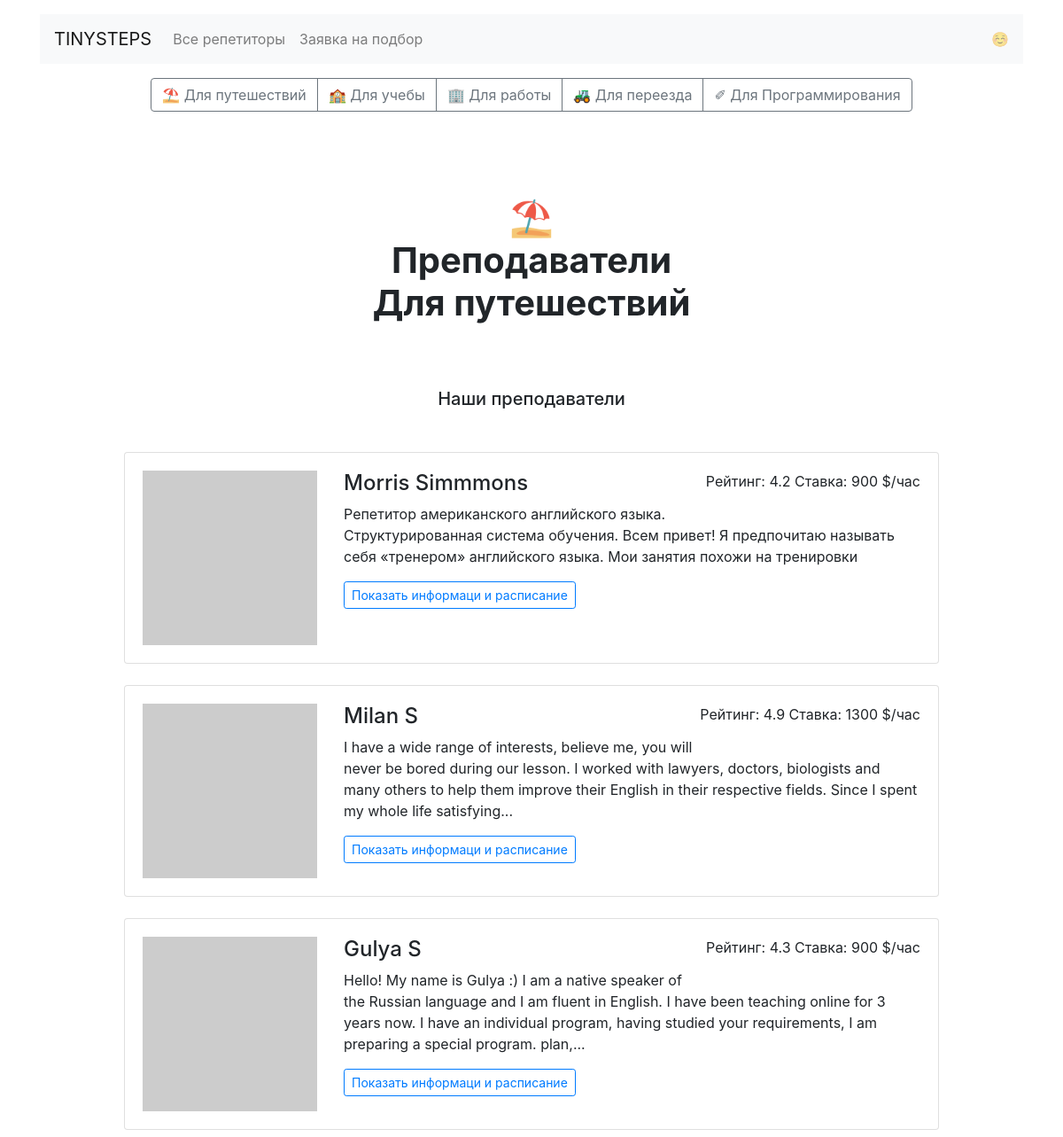
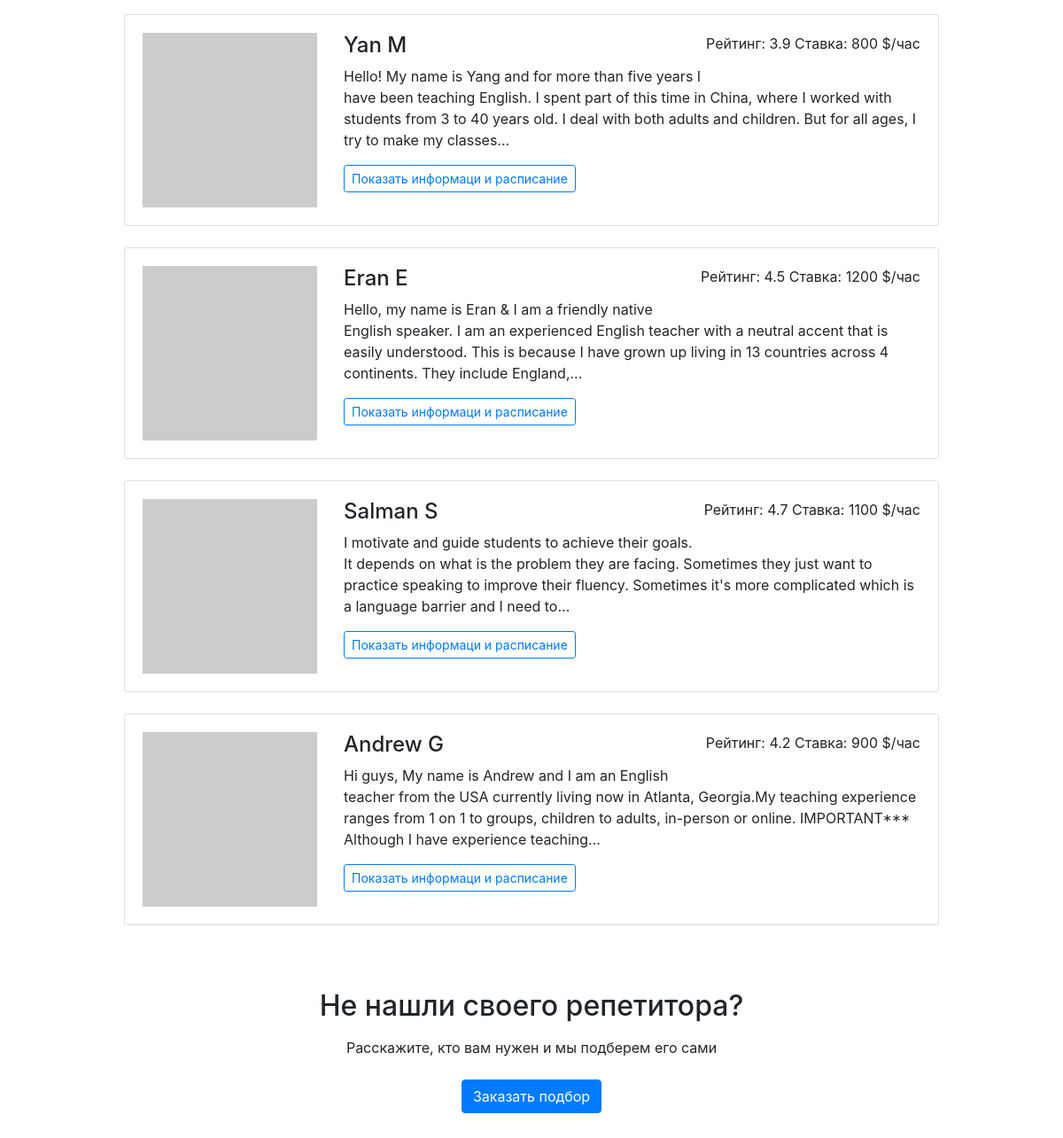
Screenshot of /goals/1/ with the database file from the repository (2 pictures, top to bottom).
### app.py (models this page shows)
class Goal(db.Model):
    __tablename__ = "goals"
    id = db.Column(db.Integer, primary_key=True)
    goal = db.Column(db.String)
    goal_tag = db.Column(db.String)
    teachers = db.relationship("Teacher", secondary=teacher_goals, back_populates="goals")

class Teacher(db.Model):
    __tablename__ = "teachers"
    id = db.Column(db.Integer, primary_key=True)
    name = db.Column(db.String)
    about = db.Column(db.String)
    rating = db.Column(db.Integer)
    photo = db.Column(db.String)
    price = db.Column(db.Integer)
    schedule = db.Column(JSON)
    goals = db.relationship("Goal", secondary=teacher_goals, back_populates="teachers")

### app.py (the view)
@app.route('/goals/<goal_id>/')
def render_goal(goal_id):
    teachers_goal = Goal.query.filter(Goal.id == goal_id).scalar()
    current_goal = db.session.query(Goal).get(goal_id)
    teachers_list = [get_teacher_info(teacher_id) for teacher_id in
                     [id_teacher.id for id_teacher in teachers_goal.teachers]]
    return render_template("goal.html",
                           goal=current_goal.goal,
                           id_goal=goal_id,
                           goals=get_goals_id_dict(),
                           teachers=teachers_list)

### app.py (called while the page is built)
def get_goals_id_dict():
    return {goal.id: goal.goal for goal in db.session.query(Goal).all()}

def get_teacher_info(teacher_id):
    teacher_info = db.session.query(Teacher).get_or_404(teacher_id)
    return {
        'name': teacher_info.name,
        'photo': teacher_info.photo,
        'rating': teacher_info.rating,
        'price': teacher_info.price,
        'about': teacher_info.about,
        'id': teacher_info.id,
        'free': teacher_info.schedule
    }

### templates/goal.html (shortened to what this page needs)
{% extends 'base.html' %}
{% block container %}
  <main class="container mt-3">
    <section>
      <div class="text-center mb-5">
        <div class="btn-group mx-auto mb-0" role="group" aria-label="Basic example">
            {% for id_goal, goal in goals.items() %}
              <a href="/goals/{{ id_goal }}/" class="btn btn-outline-secondary">{{ goal }}</a>
            {% endfor %}
        </div>
      </div>
    </section>
    {% set split_goal = goal.split(' ') %}
    <h1 class="h1 text-center w-50 mx-auto mt-1 py-5 mb-4"><strong>{{ split_goal[0] }}<br />Преподаватели <br> {{ split_goal[1] }} {{ split_goal[-1] }}</strong></h1>
    <h2 class="h5 text-center mb-5">Наши преподаватели</h2>
    <div class="row">
      <div class="col-12 col-lg-10 offset-lg-1 m-auto">
        {% for teacher in teachers %}
            <div class="card mb-4">
              <div class="card-body">
                <div class="row">
                  <div class="col-3"><img src="{{ teacher.photo }}" class="img-fluid" alt=""></div>
                  <div class="col-9">
                    <p class="float-right">Рейтинг: {{ teacher.rating }} Ставка: {{ teacher.price }} $/час</p>
                    <h2 class="h4">{{ teacher.name }}</h2>
                    <p>{{ teacher.about|truncate() }}</p>
                    <a href="/profiles/{{ teacher.id }}" class="btn btn-outline-primary btn-sm mr-3 mb-2">Показать информаци и расписание</a>
                  </div>
                </div>
              </div>
            </div>
        {% endfor %}
        </div>
      </div>
    <h2 class="text-center mt-5 mb-3">Не нашли своего репетитора?</h2>
    <p class="text-center mb-4">Расскажите, кто вам нужен и мы подберем его сами</p>
    <div class="text-center pb-5">
        <a href="/request/" class="btn btn-primary">Заказать подбор</a>
    </div>
  </main>
{% endblock %}

### rows the page displays
Goal: goal "⛱ Для путешествий"
Goal: goal "🏫 Для учебы"
Goal: goal "🏢 Для работы"
Goal: goal "🚜 Для переезда"
Goal: goal "✐ Для Программирования"
Teacher: rating "4.2", price "900", name "Morris Simmmons", about "Репетитор американского английского языка. Структурированная система обучения. Всем привет! Я предпочитаю называть себя «тренером» английского языка. Мои занятия похожи на тренировки"
Teacher: rating "4.9", price "1300", name "Milan S", about "I have a wide range of interests, believe me, you will never be bored during our lesson. I worked with lawyers, doctors, biologists and many others to help them improve their English in their respective fields. Since I spent my whole life satisfying..."
Teacher: rating "4.3", price "900", name "Gulya S", about "Hello! My name is Gulya :) I am a native speaker of the Russian language and I am fluent in English. I have been teaching online for 3 years now. I have an individual program, having studied your requirements, I am preparing a special program. plan,..."
Teacher: rating "3.9", price "800", name "Yan M", about "Hello! My name is Yang and for more than five years I have been teaching English. I spent part of this time in China, where I worked with students from 3 to 40 years old. I deal with both adults and children. But for all ages, I try to make my classes..."
Teacher: rating "4.5", price "1200", name "Eran E", about "Hello, my name is Eran & I am a friendly native English speaker. I am an experienced English teacher with a neutral accent that is easily understood. This is because I have grown up living in 13 countries across 4 continents. They include England,..."
Teacher: rating "4.7", price "1100", name "Salman S", about "I motivate and guide students to achieve their goals. It depends on what is the problem they are facing. Sometimes they just want to practice speaking to improve their fluency. Sometimes it's more complicated which is a language barrier and I need to..."
Teacher: rating "4.2", price "900", name "Andrew G", about "Hi guys, My name is Andrew and I am an English teacher from the USA currently living now in Atlanta, Georgia.My teaching experience ranges from 1 on 1 to groups, children to adults, in-person or online. IMPORTANT*** Although I have experience teaching..."

### other values shown
{{ split_goal[0] }} "⛱"
{{ split_goal[1] }} "Для"
{{ split_goal[-1] }} "путешествий"
